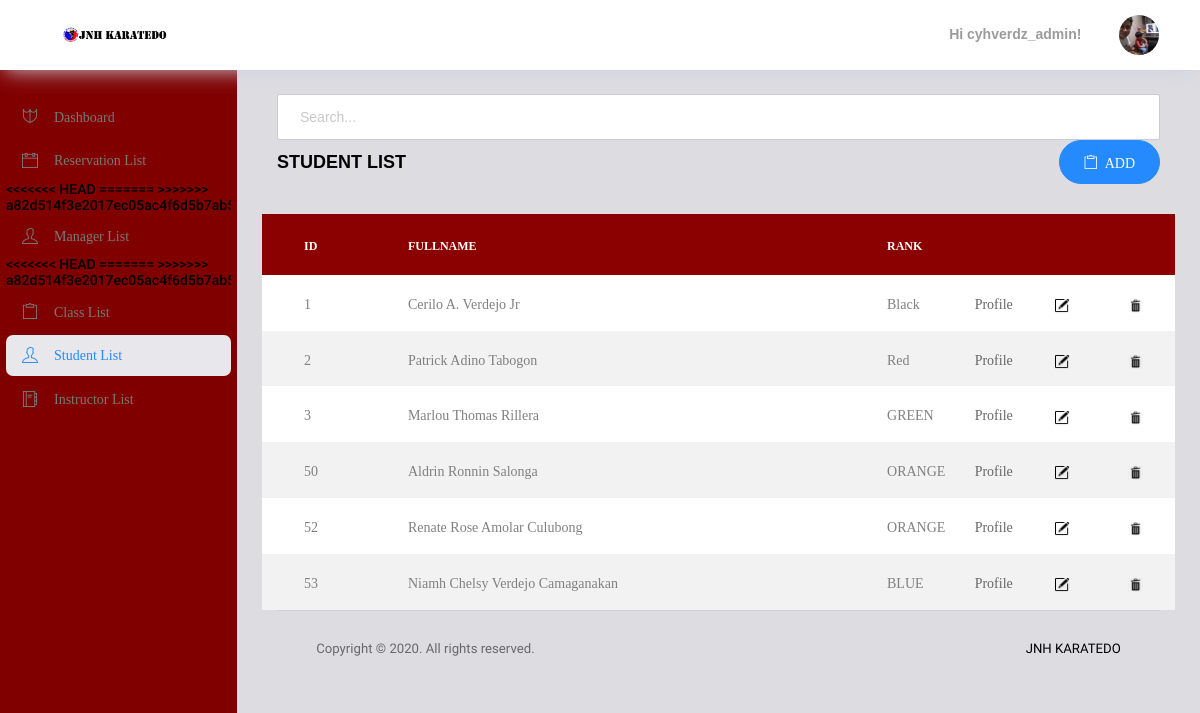
Page /adminstudent.php (signed in) on the committed database.
### tables this page shows
CREATE TABLE `tblstudent_info` (
  `Student_Id` int(10) NOT NULL,
  `Rank` varchar(10) NOT NULL,
  `Name` varchar(50) NOT NULL,
  `Address` varchar(50) NOT NULL,
  `Birthday` date NOT NULL,
  `Age` int(10) NOT NULL,
  `Gender` varchar(6) NOT NULL,
  `Contact_No` int(20) NOT NULL,
  `Fathers_Name` varchar(50) NOT NULL,
  `FOccupation` varchar(50) NOT NULL,
  `FContact_No` int(20) NOT NULL,
  `Mothers_Name` varchar(50) NOT NULL,
  `MOccupation` varchar(50) NOT NULL,
  `MContact_No` int(20) NOT NULL,
  `Payment` float NOT NULL,
  `Balance` float NOT NULL,
  `Comment` varchar(300) NOT NULL
);

### adminstudent.php (the view, shortened to what this page needs)
<!DOCTYPE html>
<html lang="en">
<head>
  <link rel="stylesheet" href="vendors/ti-icons/css/themify-icons.css">
  <link rel="stylesheet" href="vendors/base/vendor.bundle.base.css">
  <link rel="stylesheet" href="admin/css/style.css">
</head>
<body>
  <?php include'_navbar.php'; ?>
   <div class="main-panel">
        <div class="content-wrapper">
          <div class="row">
            <div class="col-md-12 grid-margin">
                <div class="search-container">
                  <form method="POST" action="adminstudent.php">
                  <input type="text" name="search" placeholder="Search..." class="form-control form-contro-sm">
                  </form>
                </div>
              <div class="d-flex justify-content-between align-items-center">
                <div>
                  <h4 class="font-weight-bold mb-0">STUDENT LIST</h4>
                </div>
                <div>
                    <a class="ti-clipboard btn-icon-prepend btn btn-primary btn-icon-text btn-rounded" href="add.php?add=true&student=true">
                      ADD
                    </a>
                </div>
              </div>
            </div>
          </div>
<div class="row">
<?php
require_once('connection.php');
if (isset($_POST['search'])) {
$search=$_POST['search'];
$search=preg_replace("#[^0-9a-z]#i"," ",$search);
$query = "SELECT * FROM tblstudent_info WHERE Name LIKE '%$search%'";
$result = mysqli_query($con,$query);
}else{
$query = 'SELECT * FROM tblstudent_info';
$result = mysqli_query($con,$query);
}
if(mysqli_num_rows($result) > 0){
?>
                <div class="table100 ver5 m-b-110" style="align-self: center;">
                    <table data-vertable="ver5">
                        <thead>
                            <tr class="row100 head">
                                <th class="column100 column1" data-column="column1">Id</th>
                                <th class="column100 column2" data-column="column2">Fullname</th>
                                 <th class="column100 column3" data-column="column3">Rank</th>
                                <th class="column100 column4" data-column="column4"></th>
                                <th class="column100 column5" data-column="column5"></th>
                                <th class="column100 column6" data-column="column6"></th>
                            </tr>
                        </thead>
                        <tbody>
    <?php
    while($rows=mysqli_fetch_assoc($result)){
    ?>
            <tr class="row100">
                <td class="column100 column1" data-column="column1"><?php echo $rows["Student_Id"] ?></td>
                <td class="column100 column2" data-column="column2"><?php echo $rows["Name"]?></td>
                <td class="column100 column3" data-column="column3"><?php echo $rows['Rank']?></td>
                <td class="column100 column4" data-column="column4">
                  <button name="btnprofile" id="btnprofile" class="btn-icon-text">
                    <a href="studentprofile.php?id=<?php echo $rows['Student_Id']?>">Profile
                  </button>
                </td>
                <td class="column100 column5" data-column="column5">
                   <a name="btnedit" id="btnedit" class="btn-icon-prepend" href="add.php?edit=<?php echo $rows['Student_Id']?>&student=true&add=true;">
                   <img src="images/icons/editicon.png" style="height: :9px;width:15px;"> </a>
               </td>
                 <td class="column100 column6" data-column="column6">
                    <a name="btndelete" id="btndelete" class="btn-icon-prepend" href="process.php?dels=<?php echo $rows['Student_Id']?>">
                     <img src="images/icons/deleteicon.png"  style="height: :9px;width:15px;">
                </td>
            </tr>
    <?php } ?>
              </tbody>
                    </table>
                </div>
<?php }else {
    echo "No Record Found!!";
}
?>
          </div>
   <?php include'_footer.php'; ?>
      </div>
    </div>
  </div>
</body>
</html>

### rows in the picture
tblstudent_info: Student_Id "1", Name "Cerilo A. Verdejo Jr", Rank "Black"
tblstudent_info: Student_Id "2", Name "Patrick Adino Tabogon", Rank "Red"
tblstudent_info: Student_Id "3", Name "Marlou Thomas Rillera", Rank "GREEN"
tblstudent_info: Student_Id "50", Name "Aldrin Ronnin Salonga", Rank "ORANGE"
tblstudent_info: Student_Id "52", Name "Renate Rose Amolar Culubong", Rank "ORANGE"
tblstudent_info: Student_Id "53", Name "Niamh Chelsy Verdejo Camaganakan", Rank "BLUE"

### other values in the picture
$_SESSION['username'] "cyhverdz_admin"
